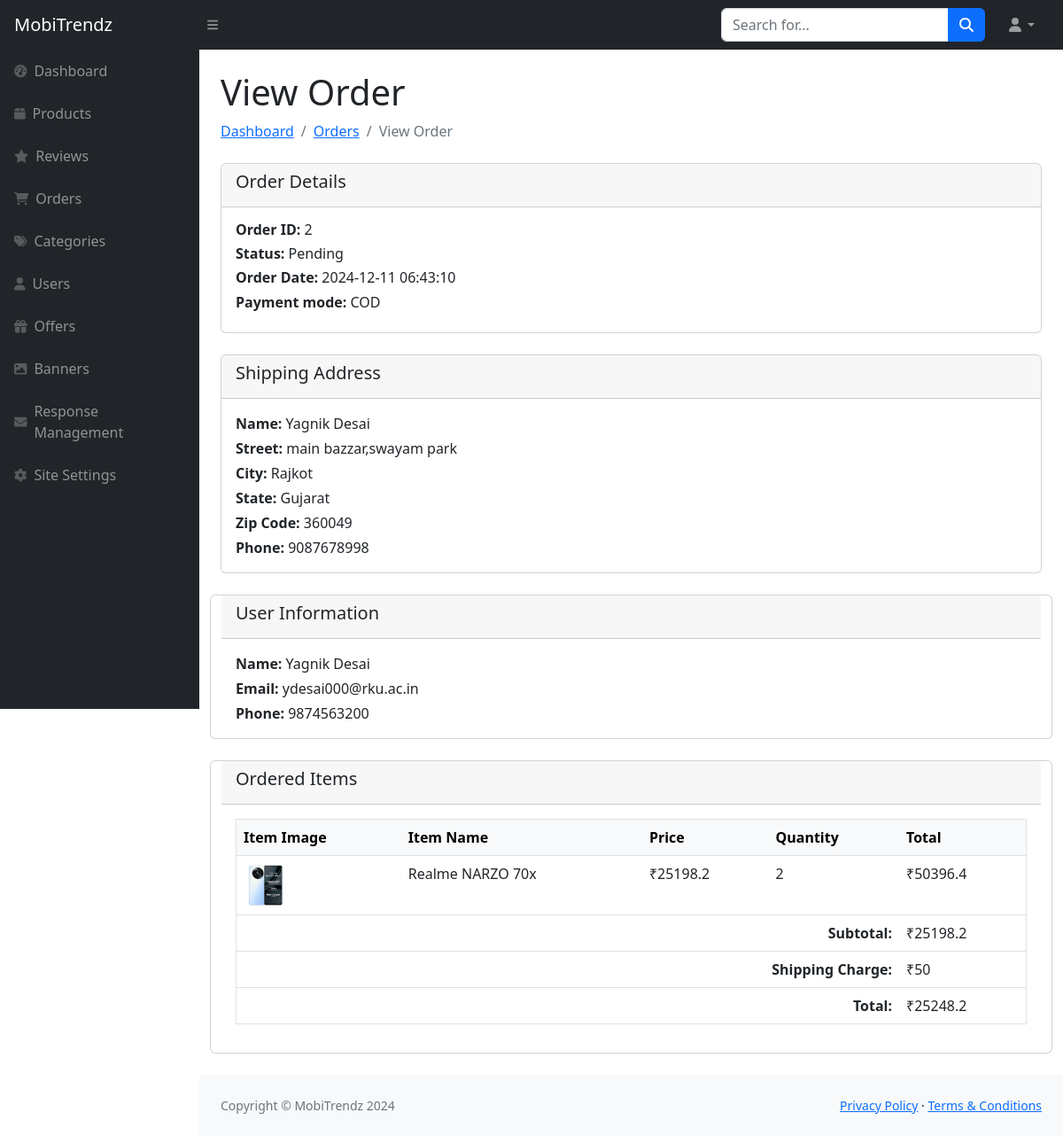
The page /Admin/view-order.php?order_id=2 on the database its author committed.
### tables this page shows
CREATE TABLE `order_header_tbl` (
  `Order_Id` int NOT NULL,
  `User_Id` int NOT NULL,
  `Order_Date` datetime NOT NULL,
  `Order_Status` varchar(10) NOT NULL,
  `Shipping_Address_Id` int NOT NULL,
  `Shipping_Charge` float NOT NULL DEFAULT '0',
  `Total` double NOT NULL DEFAULT '0',
  `Payment_Mode` varchar(50) DEFAULT 'Cash on Delivery'
);

CREATE TABLE `address_details_tbl` (
  `Address_Id` int NOT NULL,
  `User_Id` int NOT NULL,
  `Full_Name` varchar(100) NOT NULL,
  `Address` varchar(200) NOT NULL,
  `City` varchar(50) NOT NULL,
  `State` varchar(50) NOT NULL,
  `Pincode` int NOT NULL,
  `Phone` varchar(15) NOT NULL
);

CREATE TABLE `user_details_tbl` (
  `User_Id` int NOT NULL,
  `User_Role_Id` int DEFAULT '0',
  `Name` varchar(50) NOT NULL,
  `Password` varchar(20) NOT NULL,
  `Email` varchar(320) NOT NULL,
  `Mobile_No` varchar(20) NOT NULL,
  `Active_Status` tinyint NOT NULL,
  `Profile_Picture` varchar(255) DEFAULT 'default-img.png'
);

CREATE TABLE `order_details_tbl` (
  `Order_Id` int NOT NULL,
  `Product_Id` int NOT NULL,
  `Quantity` int NOT NULL,
  `Price` double NOT NULL,
  `Discount` decimal(10,2) NOT NULL
);

CREATE TABLE `product_details_tbl` (
  `Product_Id` int NOT NULL,
  `Category_Id` int NOT NULL,
  `Product_Name` varchar(100) NOT NULL,
  `Description` text NOT NULL,
  `Product_Image` varchar(255) NOT NULL,
  `Sale_Price` decimal(10,2) NOT NULL,
  `Cost_Price` decimal(10,2) NOT NULL,
  `Discount` tinyint NOT NULL,
  `stock` int NOT NULL DEFAULT '0',
  `Display` varchar(200) NOT NULL,
  `Processor` varchar(200) NOT NULL,
  `RAM` varchar(100) NOT NULL,
  `Storage` varchar(100) NOT NULL,
  `Rear_Camera` varchar(100) NOT NULL,
  `Front_Camera` varchar(100) NOT NULL,
  `Battery` varchar(200) NOT NULL,
  `Operating_System` varchar(200) NOT NULL,
  `Color` varchar(100) NOT NULL,
  `is_active` tinyint NOT NULL DEFAULT '1'
);

### Admin/view-order.php (the view)
<?php include("sidebar.php"); ?>
<div id="layoutSidenav_content">
    <main>
        <div class="container-fluid px-4">
            <div class="d-flex justify-content-between align-items-center mt-4 mb-4">
                <div>
                    <h1>View Order</h1>
                    <ol class="breadcrumb mb-0">
                        <li class="breadcrumb-item"><a href="index.php">Dashboard</a></li>
                        <li class="breadcrumb-item"><a href="orders.php">Orders</a></li>
                        <li class="breadcrumb-item active">View Order</li>
                    </ol>
                </div>
            </div>
            <?php
            $order_id = $_GET['order_id'];
            $order_query = "SELECT oh.Order_Id, oh.Order_Date, oh.Order_Status, oh.Payment_Mode, oh.Shipping_Address_Id, oh.Shipping_Charge, oh.Total,
                            ud.Name, ud.Email, ud.Mobile_No
                            FROM order_header_tbl oh
                            JOIN user_details_tbl ud ON oh.User_Id = ud.User_Id
                            WHERE oh.Order_Id = $order_id";
            $order_result = mysqli_query($con, $order_query);
            $order_data = mysqli_fetch_assoc($order_result);
            $shipping_query = "SELECT * FROM address_details_tbl WHERE Address_Id = " . $order_data['Shipping_Address_Id'];
            $shipping_result = mysqli_query($con, $shipping_query);
            $shipping_data = mysqli_fetch_assoc($shipping_result);
            $items_query = "SELECT od.Product_Id, od.Quantity, od.Price, p.Product_Name, p.Product_Image
                            FROM order_details_tbl od
                            JOIN product_details_tbl p ON od.Product_Id = p.Product_Id
                            WHERE od.Order_Id = $order_id";
            $items_result = mysqli_query($con, $items_query);
            ?>
            <div class="card mb-4">
                <div class="card-header">
                    <h5>Order Details</h5>
                </div>
                <div class="card-body">
                    <h6><strong>Order ID:</strong> <?php echo $order_data['Order_Id']; ?></h6>
                    <h6><strong>Status:</strong> <?php echo $order_data['Order_Status']; ?></h6>
                    <h6><strong>Order Date:</strong> <?php echo $order_data['Order_Date']; ?></h6>
                    <h6><strong>Payment mode:</strong> <?php echo $order_data['Payment_Mode']; ?></h6>
                </div>
            </div>
            <div class="row">
                <div class="col-md-12">
                    <div class="card mb-4">
                        <div class="card-header">
                            <h5>Shipping Address</h5>
                        </div>
                        <div class="card-body">
                            <p class="mb-1"><strong>Name:</strong> <?php echo $shipping_data['Full_Name']; ?></p>
                            <p class="mb-1"><strong>Street:</strong> <?php echo $shipping_data['Address']; ?></p>
                            <p class="mb-1"><strong>City:</strong> <?php echo $shipping_data['City']; ?></p>
                            <p class="mb-1"><strong>State:</strong> <?php echo $shipping_data['State']; ?></p>
                            <p class="mb-1"><strong>Zip Code:</strong> <?php echo $shipping_data['Pincode']; ?></p>
                            <p class="mb-0"><strong>Phone:</strong> <?php echo $shipping_data['Phone']; ?></p>
                        </div>
                    </div>
                </div>
            <div class="card mb-4">
                <div class="card-header">
                    <h5>User Information</h5>
                </div>
                <div class="card-body">
                    <p class="mb-1"><strong>Name:</strong> <?php echo $order_data['Name']?></p>
                    <p class="mb-1"><strong>Email:</strong> <?php echo $order_data['Email']; ?></p>
                    <p class="mb-0"><strong>Phone:</strong> <?php echo $order_data['Mobile_No']; ?></p>
                </div>
            </div>
            <div class="card mb-4">
                <div class="card-header">
                    <h5>Ordered Items</h5>
                </div>
                <div class="card-body">
                    <table class="table border">
                        <thead class="table-light">
                            <tr>
                                <th>Item Image</th>
                                <th>Item Name</th>
                                <th>Price</th>
                                <th>Quantity</th>
                                <th>Total</th>
                            </tr>
                        </thead>
                        <tbody>
                            <?php while ($item = mysqli_fetch_assoc($items_result)) { ?>
                                <tr>
                                    <td><img src="../img/items/products/<?php echo $item['Product_Image']; ?>" alt="Item Image" width="50"></td>
                                    <td><?php echo $item['Product_Name']; ?></td>
                                    <td>₹<?php echo $item['Price']; ?></td>
                                    <td><?php echo $item['Quantity']; ?></td>
                                    <td>₹<?php echo $item['Price'] * $item['Quantity']; ?></td>
                                </tr>
                            <?php } ?>
                        </tbody>
                        <tfoot>
                            <tr>
                                <th colspan="4" class="text-end">Subtotal:</th>
                                <td>₹<?php echo $order_data['Total'] - $order_data['Shipping_Charge']; ?></td>
                            </tr>
                            <tr>
                                <th colspan="4" class="text-end">Shipping Charge:</th>
                                <td>₹<?php echo $order_data['Shipping_Charge']; ?></td>
                            </tr>
                            <tr>
                                <th colspan="4" class="text-end">Total:</th>
                                <td>₹<?php echo $order_data['Total']; ?></td>
                            </tr>
                        </tfoot>
                    </table>
                </div>
            </div>
        </div>
    </main>
<?php include("footer.php"); ?>

### rows shown on the page
order_header_tbl: Order_Id "2", Order_Status "Pending", Order_Date "2024-12-11 06:43:10", Payment_Mode "COD", User_Id.Name "Yagnik Desai", User_Id.Email "ydesai000@rku.ac.in", User_Id.Mobile_No "9874563200", $order_data['Total'] - $order_data['Shipping_Charge'] "25198.2", Shipping_Charge "50", Total "25248.2"
address_details_tbl: Full_Name "Yagnik Desai", Address "main bazzar,swayam park", City "Rajkot", State "Gujarat", Pincode "360049", Phone "9087678998"
order_details_tbl: Product_Id.Product_Image (picture), Product_Id.Product_Name "Realme NARZO 70x", Price "25198.2", Quantity "2", $item['Price'] * $item['Quantity'] "50396.4"
